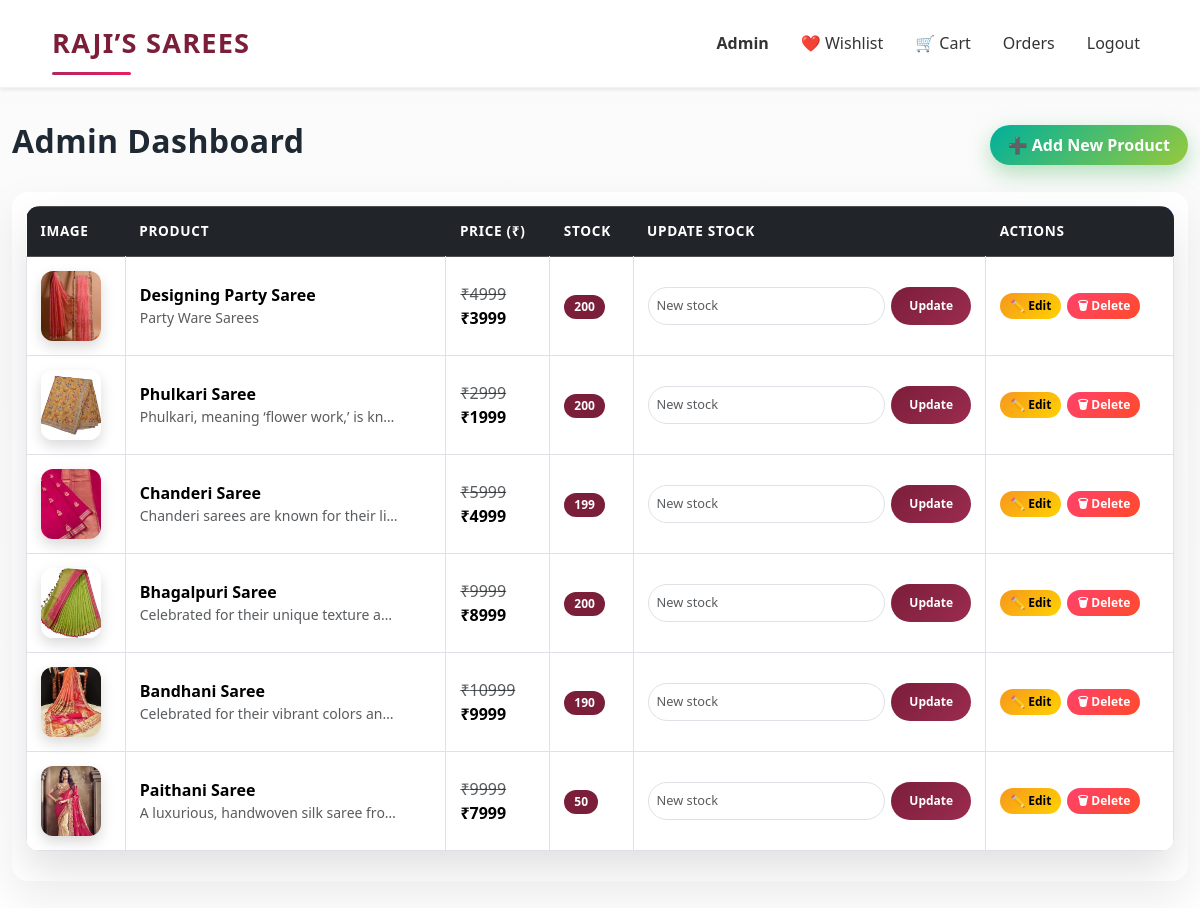
The app's page /admin/dashboard (signed in) with its own data.
### app.py (models this page shows)
class Product(db.Model):
    id = db.Column(db.Integer, primary_key=True)
    name = db.Column(db.String(150), nullable=False)
    mrp = db.Column(db.Integer, nullable=False)
    price = db.Column(db.Integer, nullable=False)
    stock = db.Column(db.Integer, nullable=False)
    image = db.Column(db.String(300), nullable=False)
    description = db.Column(db.Text, nullable=False)

### app.py (the view)
@app.route("/admin/dashboard")
@login_required
def admin_dashboard():
    if not current_user.is_admin:
        abort(403)
    products = Product.query.all()
    return render_template(
        "admin/dashboard.html",
        products=products
    )

### app.py (called while the page is built)
@login_manager.user_loader
def load_user(user_id):
    return User.query.get(int(user_id))

@app.context_processor
def inject_cart_count():
    if current_user.is_authenticated:
        count = db.session.query(
            func.sum(CartItem.quantity)
        ).filter_by(user_id=current_user.id).scalar()
        return {"cart_count": count or 0}
    return {"cart_count": 0}

### templates/admin/dashboard.html (shortened to what this page needs)
<!DOCTYPE html>
<html lang="en">
<head>
    <link href="https://cdn.jsdelivr.net/npm/bootstrap@5.3.3/dist/css/bootstrap.min.css" rel="stylesheet">
    <link rel="stylesheet" href="{{ url_for('static', filename='css/dashboard.css') }}">
</head>
<body>
<div class="toast-container position-fixed top-0 end-0 p-3">
</div>
<nav class="navbar navbar-expand-lg bg-white shadow-sm sticky-top">
  <div class="container">
    <a class="navbar-brand fw-bold brand-logo" href="/">RAJI’S SAREES</a>
    <div class="collapse navbar-collapse" id="mainNavbar">
      <ul class="navbar-nav ms-auto align-items-lg-center gap-lg-3">
        {% if current_user.is_authenticated %}
          {% if current_user.is_admin %}
            <li class="nav-item">
              <a href="/admin/dashboard" class="nav-link fw-bold text-danger">Admin</a>
            </li>
          {% endif %}
          <li class="nav-item">
            <a href="/wishlist" class="nav-link">❤️ Wishlist</a>
          </li>
          <li class="nav-item position-relative">
            <a href="/cart" class="nav-link">
              🛒 Cart
            </a>
          </li>
          <li class="nav-item">
            <a href="/orders" class="nav-link">Orders</a>
          </li>
          <li class="nav-item">
            <a href="/logout" class="nav-link">Logout</a>
          </li>
        {% endif %}
      </ul>
    </div>
  </div>
</nav>
<div class="container mt-4">
  {% block content %}
  <div class="d-flex justify-content-between align-items-center mb-4">
  <h2>Admin Dashboard</h2>
  <a href="{{ url_for('admin_add_product') }}"
   class="btn btn-success">
  ➕ Add New Product
</a>
</div>
<div class="table-responsive admin-table">
  <table class="table table-bordered align-middle">
    <thead class="table-dark">
      <tr>
        <th>Image</th>
        <th>Product</th>
        <th>Price (₹)</th>
        <th>Stock</th>
        <th>Update Stock</th>
        <th>Actions</th>
      </tr>
    </thead>
    <tbody>
      {% for product in products %}
      <tr>
        <td>
<img
      src="{{ url_for('static',
            filename='uploads/' ~ product.name|lower|replace(' ', '') ~ '.jpg') }}"
      class="img-fluid product-img w-100"
      alt="{{ product.name }}"
      loading="lazy"
      onerror="this.onerror=null;this.src='/static/uploads/default.jpg';"
       width="70"
       class="rounded">
</td>
        <td>
          <strong>{{ product.name }}</strong><br>
          <small class="text-muted">{{ product.description }}</small>
        </td>
        <td>
          <del class="text-muted">₹{{ product.mrp }}</del><br>
          <strong>₹{{ product.price }}</strong>
        </td>
        <td>
          {% if product.stock > 10 %}
            <span class="badge bg-success">{{ product.stock }}</span>
          {% elif product.stock > 0 %}
            <span class="badge bg-warning text-dark">{{ product.stock }}</span>
          {% else %}
            <span class="badge bg-danger">Out of stock</span>
          {% endif %}
        </td>
        <td>
  <form method="POST"
        action="/admin/update-stock/{{ product.id }}"
        class="admin-stock-form">
    <input
      type="number"
      name="stock"
      min="0"
      class="form-control form-control-sm"
      placeholder="New stock"
      required
    >
    <button type="submit" class="btn btn-sm btn-primary">
      Update
    </button>
  </form>
</td>
<td>
  <div class="admin-actions">
    <a href="/admin/product/edit/{{ product.id }}"
       class="btn btn-warning btn-sm">✏️ Edit</a>
    <a href="/admin/product/delete/{{ product.id }}"
       class="btn btn-danger btn-sm"
       onclick="return confirm('Delete this product?')">
       🗑 Delete
    </a>
  </div>
</td>
      </tr>
      {% endfor %}
    </tbody>
  </table>
</div>
  {% endblock %}
</div>
</body>
</html>

### records on screen
Product: shows a picture, name "Designing Party Saree", description "Party Ware Sarees", mrp "4999", price "3999", stock "200"
Product: shows a picture, name "Phulkari Saree", description "Phulkari, meaning ‘flower work,’ is kn…", mrp "2999", price "1999", stock "200"
Product: shows a picture, name "Chanderi Saree", description "Chanderi sarees are known for their li…", mrp "5999", price "4999", stock "199"
Product: shows a picture, name "Bhagalpuri Saree", description "Celebrated for their unique texture a…", mrp "9999", price "8999", stock "200"
Product: shows a picture, name "Bandhani Saree", description "Celebrated for their vibrant colors an…", mrp "10999", price "9999", stock "190"
Product: shows a picture, name "Paithani Saree", description "A luxurious, handwoven silk saree fro…", mrp "9999", price "7999", stock "50"
